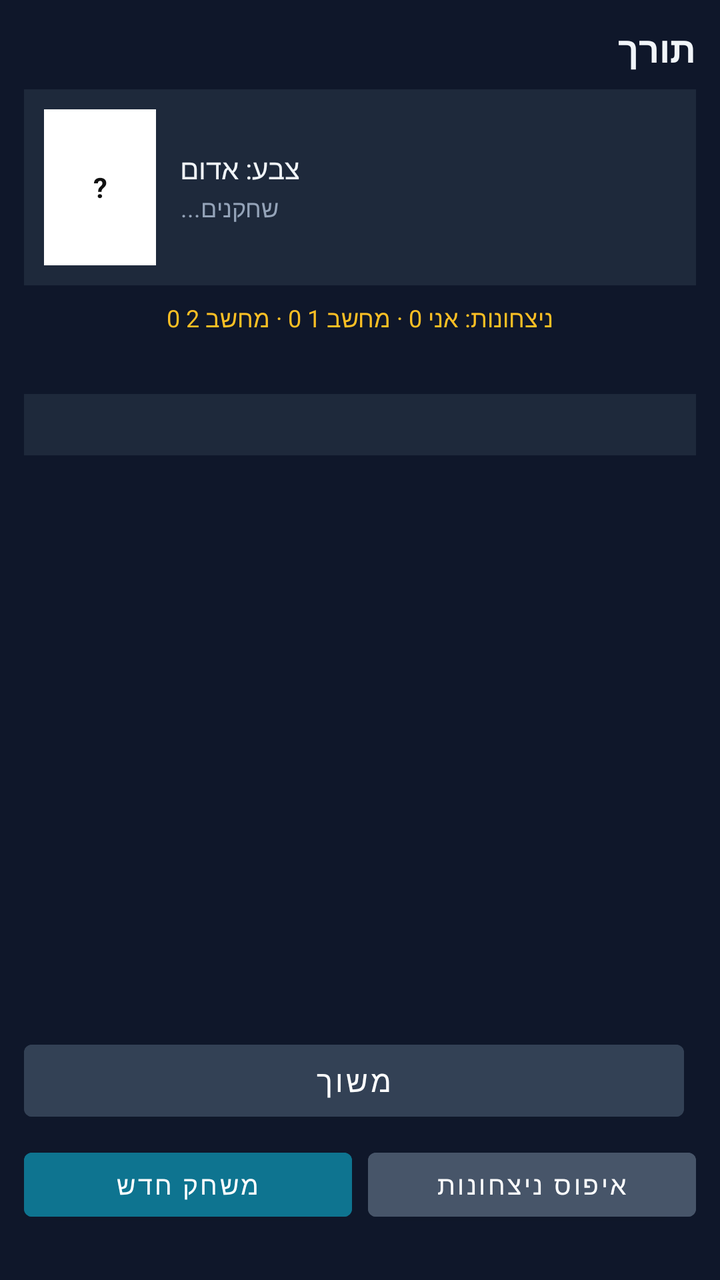
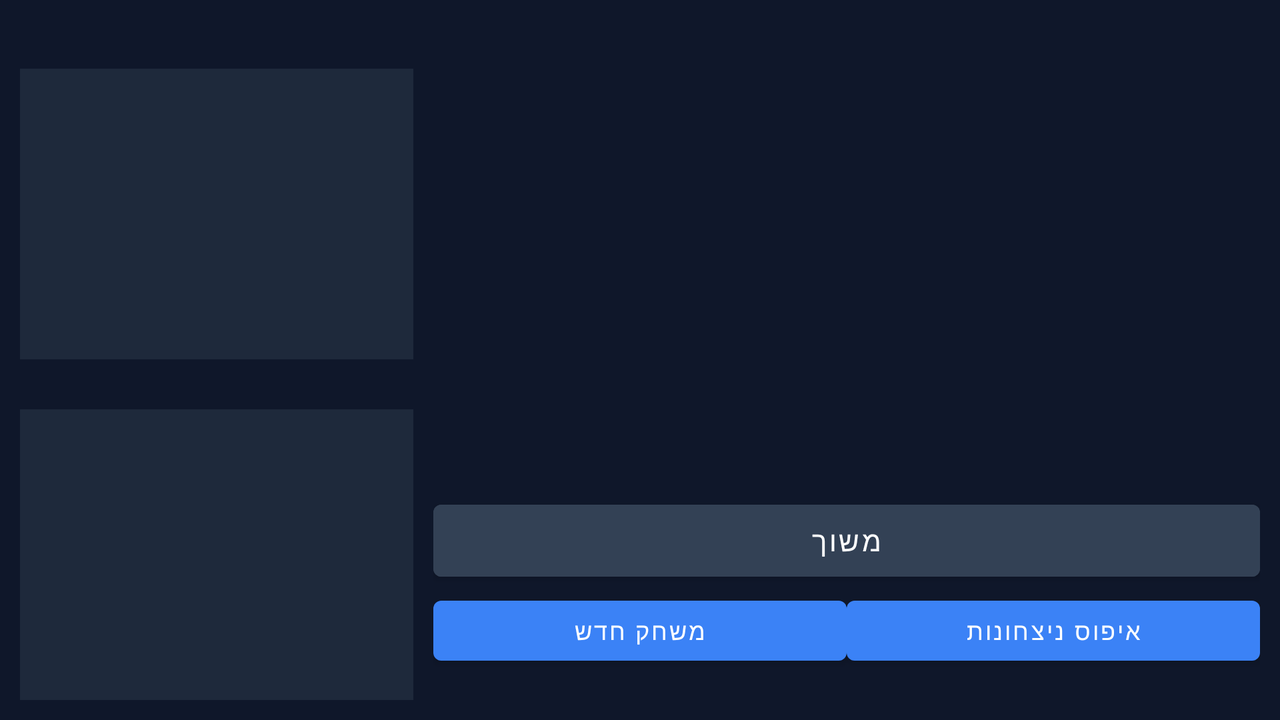

An Android layout and its configuration variant, each rendered on a device that would load it. The default file and the variant file are quoted in full after the pictures.
<!-- AndroidManifest.xml: application theme Theme.WarGameBox -->
<!-- res/layout/fragment_taki_phone.xml -->
<?xml version="1.0" encoding="utf-8"?>
<LinearLayout xmlns:android="http://schemas.android.com/apk/res/android"
    android:layout_width="match_parent"
    android:layout_height="match_parent"
    android:orientation="vertical"
    android:background="#0F172A"
    android:padding="12dp">

    
    <LinearLayout
        android:layout_width="match_parent"
        android:layout_height="wrap_content"
        android:orientation="horizontal"
        android:gravity="center_vertical"
        android:layout_marginBottom="8dp">

        <TextView
            android:id="@+id/tvStatus"
            android:layout_width="0dp"
            android:layout_height="wrap_content"
            android:layout_weight="1"
            android:text="תורך"
            android:textColor="#F1F5F9"
            android:textSize="18sp"
            android:textStyle="bold" />

        <TextView
            android:id="@+id/tvPendingDraw"
            android:layout_width="wrap_content"
            android:layout_height="wrap_content"
            android:text=""
            android:textColor="#F59E0B"
            android:textSize="16sp"
            android:textStyle="bold"
            android:visibility="gone" />
    </LinearLayout>

    
    <LinearLayout
        android:layout_width="match_parent"
        android:layout_height="wrap_content"
        android:orientation="horizontal"
        android:background="#1E293B"
        android:padding="10dp"
        android:layout_marginBottom="8dp"
        android:gravity="center_vertical">

        <TextView
            android:id="@+id/tvTopCard"
            android:layout_width="56dp"
            android:layout_height="78dp"
            android:background="#FFFFFF"
            android:gravity="center"
            android:text="?"
            android:textSize="14sp"
            android:textStyle="bold"
            android:textColor="#111111"
            android:layout_marginEnd="12dp" />

        <LinearLayout
            android:layout_width="0dp"
            android:layout_height="wrap_content"
            android:layout_weight="1"
            android:orientation="vertical">

            <TextView
                android:id="@+id/tvCurrentColor"
                android:layout_width="wrap_content"
                android:layout_height="wrap_content"
                android:text="צבע: אדום"
                android:textColor="#F1F5F9"
                android:textSize="14sp" />

            <TextView
                android:id="@+id/tvPlayersSummary"
                android:layout_width="wrap_content"
                android:layout_height="wrap_content"
                android:text="שחקנים..."
                android:textColor="#94A3B8"
                android:textSize="12sp"
                android:layout_marginTop="2dp" />
        </LinearLayout>
    </LinearLayout>

    <TextView
        android:id="@+id/tvWinCounter"
        android:layout_width="match_parent"
        android:layout_height="wrap_content"
        android:text="ניצחונות: אני 0 · מחשב 1 0 · מחשב 2 0"
        android:textColor="#FBBF24"
        android:textSize="12sp"
        android:gravity="center"
        android:layout_marginBottom="6dp" />

    <TextView
        android:id="@+id/tvMessage"
        android:layout_width="match_parent"
        android:layout_height="wrap_content"
        android:text=""
        android:textColor="#94A3B8"
        android:textSize="13sp"
        android:gravity="center"
        android:layout_marginBottom="6dp" />

    <TextView
        android:id="@+id/tvActionHistory"
        android:layout_width="match_parent"
        android:layout_height="wrap_content"
        android:maxLines="10"
        android:padding="8dp"
        android:background="#1E293B"
        android:textColor="#CBD5E1"
        android:textSize="11sp"
        android:gravity="start"
        android:layout_marginBottom="6dp" />

    
    <HorizontalScrollView
        android:layout_width="match_parent"
        android:layout_height="0dp"
        android:layout_weight="1"
        android:scrollbars="none">

        <LinearLayout
            android:id="@+id/handContainer"
            android:layout_width="wrap_content"
            android:layout_height="match_parent"
            android:orientation="horizontal"
            android:gravity="center_vertical"
            android:paddingStart="4dp"
            android:paddingEnd="4dp" />
    </HorizontalScrollView>

    
    <LinearLayout
        android:layout_width="match_parent"
        android:layout_height="wrap_content"
        android:orientation="horizontal"
        android:layout_marginTop="10dp">

        <Button
            android:id="@+id/btnDraw"
            android:layout_width="0dp"
            android:layout_height="48dp"
            android:layout_weight="1"
            android:text="משוך"
            android:textSize="15sp"
            android:backgroundTint="#334155"
            android:textColor="#FFFFFF"
            android:layout_marginEnd="6dp" />

        <Button
            android:id="@+id/btnCloseTaki"
            android:layout_width="0dp"
            android:layout_height="48dp"
            android:layout_weight="1"
            android:text="סגור טאקי"
            android:textSize="15sp"
            android:backgroundTint="#7C3AED"
            android:textColor="#FFFFFF"
            android:layout_marginStart="6dp"
            android:visibility="gone" />
    </LinearLayout>

    <LinearLayout
        android:layout_width="match_parent"
        android:layout_height="wrap_content"
        android:orientation="horizontal"
        android:layout_marginTop="6dp">

        <Button
            android:id="@+id/btnNewTakiGame"
            android:layout_width="0dp"
            android:layout_height="44dp"
            android:layout_weight="1"
            android:text="משחק חדש"
            android:textSize="13sp"
            android:backgroundTint="#0E7490"
            android:textColor="#FFFFFF"
            android:layout_marginEnd="4dp" />

        <Button
            android:id="@+id/btnResetTakiWins"
            android:layout_width="0dp"
            android:layout_height="44dp"
            android:layout_weight="1"
            android:text="איפוס ניצחונות"
            android:textSize="13sp"
            android:backgroundTint="#475569"
            android:textColor="#FFFFFF"
            android:layout_marginStart="4dp" />
    </LinearLayout>

    <TextView
        android:id="@+id/tvAppVersion"
        android:layout_width="match_parent"
        android:layout_height="wrap_content"
        android:gravity="end"
        android:textColor="#64748B"
        android:textSize="10sp" />

</LinearLayout>
<!-- resources referenced by this layout -->
<resources>
  <style name="Theme.WarGameBox" parent="Theme.MaterialComponents.DayNight.NoActionBar">
          <item name="colorPrimary">#3B82F6</item>
          <item name="colorPrimaryVariant">#1E40AF</item>
          <item name="colorOnPrimary">#FFFFFF</item>
          <item name="android:statusBarColor">#0F172A</item>
          <item name="android:navigationBarColor">#0F172A</item>
          <item name="android:windowBackground">#0F172A</item>
      </style>
</resources>
<!-- res/layout-land/fragment_taki_phone.xml (the repository's variant of the layout above) -->
<!-- drawn on the phone turned sideways -->
<?xml version="1.0" encoding="utf-8"?>
<LinearLayout xmlns:android="http://schemas.android.com/apk/res/android"
    android:layout_width="match_parent"
    android:layout_height="match_parent"
    android:orientation="horizontal"
    android:background="#0F172A"
    android:padding="10dp">

    <LinearLayout
        android:layout_width="0dp"
        android:layout_height="match_parent"
        android:layout_weight="0.9"
        android:orientation="vertical"
        android:paddingEnd="10dp">

        <TextView
            android:id="@+id/tvStatus"
            android:layout_width="match_parent"
            android:layout_height="wrap_content"
            android:textColor="#F1F5F9"
            android:textSize="18sp"
            android:textStyle="bold"
            android:gravity="center" />

        <TextView
            android:id="@+id/tvPendingDraw"
            android:layout_width="match_parent"
            android:layout_height="wrap_content"
            android:textColor="#F59E0B"
            android:textSize="15sp"
            android:textStyle="bold"
            android:gravity="center"
            android:visibility="gone" />

        <LinearLayout
            android:layout_width="match_parent"
            android:layout_height="0dp"
            android:layout_weight="1"
            android:orientation="horizontal"
            android:gravity="center_vertical"
            android:background="#1E293B"
            android:padding="8dp">

            <TextView
                android:id="@+id/tvTopCard"
                android:layout_width="62dp"
                android:layout_height="88dp"
                android:gravity="center"
                android:textSize="11sp"
                android:textStyle="bold" />

            <LinearLayout
                android:layout_width="0dp"
                android:layout_height="match_parent"
                android:layout_weight="1"
                android:orientation="vertical"
                android:gravity="center_vertical"
                android:paddingStart="8dp">

                <TextView
                    android:id="@+id/tvCurrentColor"
                    android:layout_width="match_parent"
                    android:layout_height="wrap_content"
                    android:textColor="#F1F5F9"
                    android:textSize="14sp" />

                <TextView
                    android:id="@+id/tvPlayersSummary"
                    android:layout_width="match_parent"
                    android:layout_height="wrap_content"
                    android:textColor="#94A3B8"
                    android:textSize="11sp" />

                <TextView
                    android:id="@+id/tvWinCounter"
                    android:layout_width="match_parent"
                    android:layout_height="wrap_content"
                    android:textColor="#FBBF24"
                    android:textSize="10sp"
                    android:layout_marginTop="4dp" />
            </LinearLayout>
        </LinearLayout>

        <TextView
            android:id="@+id/tvMessage"
            android:layout_width="match_parent"
            android:layout_height="wrap_content"
            android:gravity="center"
            android:textColor="#F1F5F9"
            android:textSize="14sp"
            android:textStyle="bold"
            android:paddingTop="6dp" />

        <TextView
            android:id="@+id/tvActionHistory"
            android:layout_width="match_parent"
            android:layout_height="0dp"
            android:layout_weight="1"
            android:maxLines="10"
            android:padding="6dp"
            android:background="#1E293B"
            android:textColor="#CBD5E1"
            android:textSize="10sp"
            android:gravity="start" />
    </LinearLayout>

    <LinearLayout
        android:layout_width="0dp"
        android:layout_height="match_parent"
        android:layout_weight="1.8"
        android:orientation="vertical">

        <HorizontalScrollView
            android:layout_width="match_parent"
            android:layout_height="0dp"
            android:layout_weight="1"
            android:scrollbars="none">

            <LinearLayout
                android:id="@+id/handContainer"
                android:layout_width="wrap_content"
                android:layout_height="match_parent"
                android:orientation="horizontal"
                android:gravity="center_vertical"
                android:paddingStart="4dp"
                android:paddingEnd="4dp" />
        </HorizontalScrollView>

        <LinearLayout
            android:layout_width="match_parent"
            android:layout_height="wrap_content"
            android:orientation="horizontal">

            <Button
                android:id="@+id/btnDraw"
                android:layout_width="0dp"
                android:layout_height="48dp"
                android:layout_weight="1"
                android:text="משוך"
                android:backgroundTint="#334155"
                android:textColor="#FFFFFF" />

            <Button
                android:id="@+id/btnCloseTaki"
                android:layout_width="0dp"
                android:layout_height="48dp"
                android:layout_weight="1"
                android:text="סגור טאקי"
                android:backgroundTint="#7C3AED"
                android:textColor="#FFFFFF"
                android:visibility="gone" />
        </LinearLayout>

        <LinearLayout
            android:layout_width="match_parent"
            android:layout_height="wrap_content"
            android:orientation="horizontal">

            <Button
                android:id="@+id/btnNewTakiGame"
                android:layout_width="0dp"
                android:layout_height="42dp"
                android:layout_weight="1"
                android:text="משחק חדש"
                android:textSize="12sp" />

            <Button
                android:id="@+id/btnResetTakiWins"
                android:layout_width="0dp"
                android:layout_height="42dp"
                android:layout_weight="1"
                android:text="איפוס ניצחונות"
                android:textSize="12sp" />
        </LinearLayout>

        <TextView
            android:id="@+id/tvAppVersion"
            android:layout_width="match_parent"
            android:layout_height="wrap_content"
            android:gravity="end"
            android:textColor="#64748B"
            android:textSize="10sp" />
    </LinearLayout>
</LinearLayout>
